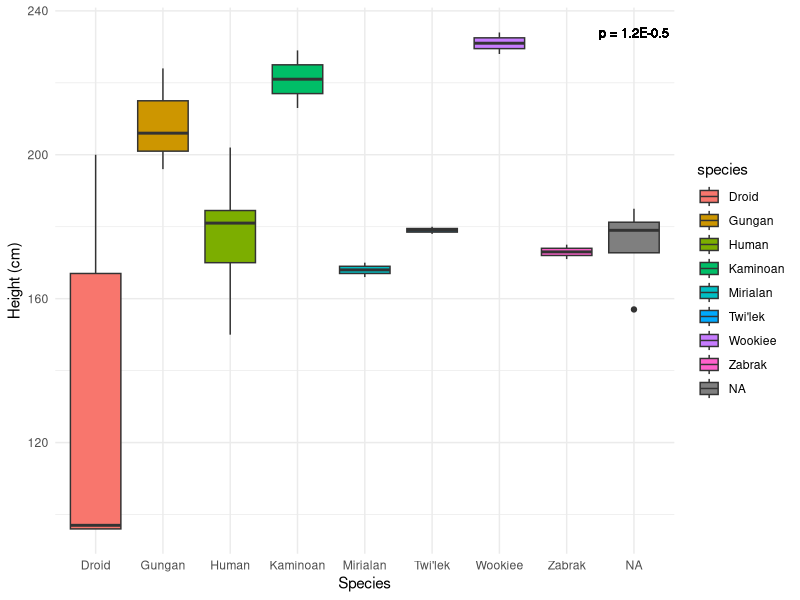
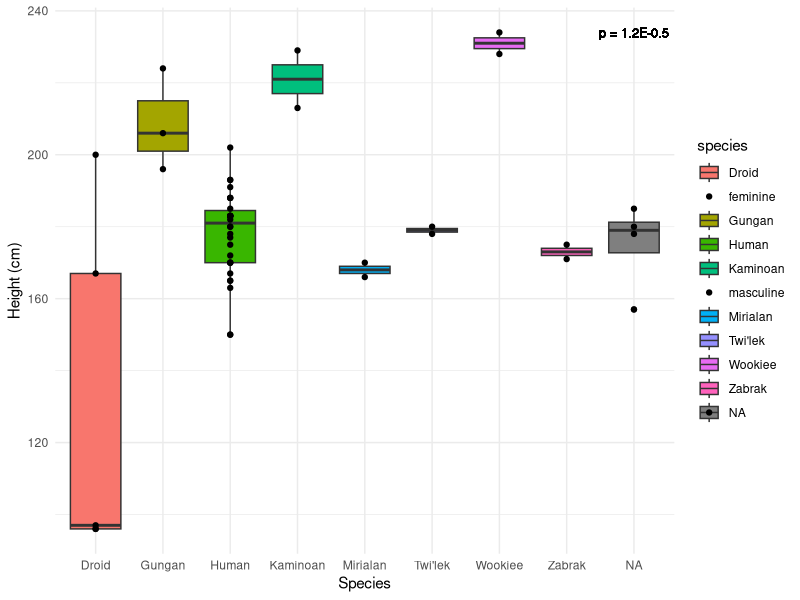

The R script that drew these images, in order:
## ---- chunk 1
library(ggplot2)
library(ggthemes)
library(patchwork)
library(dplyr)
## ---- chunk 2
sw_species <- starwars %>% 
  count(species, sort = T) %>% 
  filter(n > 1) %>%
  print()

sw_species2 <- starwars %>%
  filter(species %in% sw_species$species) %>%
  select(-(films:starships)) %>%
  print()

## ---- chunk 3
sw_clean <- sw_species2[complete.cases(sw_species2$height),] %>%
  print()
  
sw_tab <- sw_clean %>% 
  group_by(species) %>%
  summarize(mean_height = mean(height), median_height = median(height), sd_height = sd(height)) %>%
  print()
  
## ---- chunk 4
p1 <- ggplot(data = sw_clean, aes(x = species, y = height, fill = species)) + 
  geom_boxplot() +
  labs(x="Species",
       y="Height (cm)") +
  theme_minimal() +
  geom_text(aes(x = NA, y = max(height), label = "p = 1.2E-0.5"), size = 3.2)

print(p1)
## ---- chunk 5
p2 <- ggplot(data = sw_clean, aes(x = species, y = height, fill = species)) + 
  geom_boxplot() +
  geom_point(aes(fill = gender)) +
  labs(x="Species",
       y="Height (cm)") +
  theme_minimal() +
  geom_text(aes(x = NA, y = max(height), label = "p = 1.2E-0.5"), size = 3.2)


print(p2)
